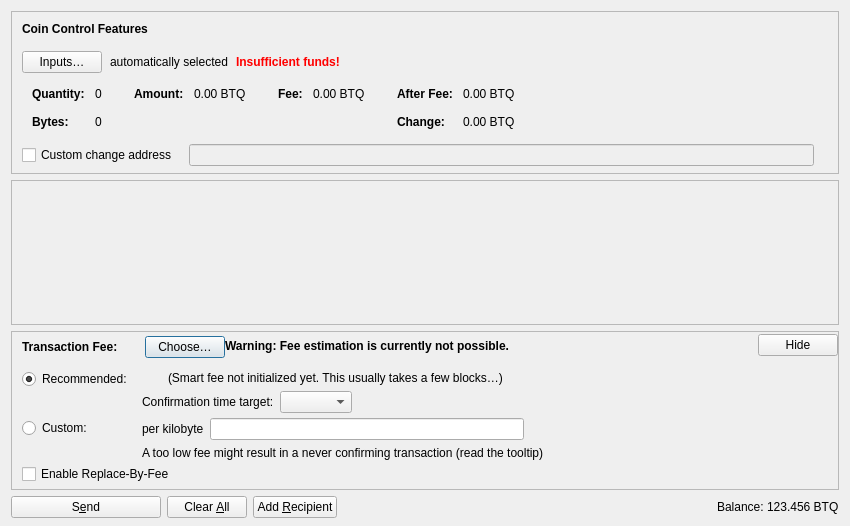
<?xml version="1.0" encoding="UTF-8"?>
<ui version="4.0">
 <class>SendCoinsDialog</class>
 <widget class="QDialog" name="SendCoinsDialog">
  <property name="geometry">
   <rect>
    <x>0</x>
    <y>0</y>
    <width>850</width>
    <height>526</height>
   </rect>
  </property>
  <property name="windowTitle">
   <string>Send Coins</string>
  </property>
  <layout class="QVBoxLayout" name="verticalLayout" stretch="0,1,0,0">
   <property name="bottomMargin">
    <number>8</number>
   </property>
   <item>
    <widget class="QFrame" name="frameCoinControl">
     <property name="sizePolicy">
      <sizepolicy hsizetype="Expanding" vsizetype="Expanding">
       <horstretch>0</horstretch>
       <verstretch>0</verstretch>
      </sizepolicy>
     </property>
     <property name="maximumSize">
      <size>
       <width>16777215</width>
       <height>16777215</height>
      </size>
     </property>
     <property name="frameShape">
      <enum>QFrame::StyledPanel</enum>
     </property>
     <property name="frameShadow">
      <enum>QFrame::Sunken</enum>
     </property>
     <layout class="QVBoxLayout" name="verticalLayoutCoinControl2">
      <property name="spacing">
       <number>0</number>
      </property>
      <property name="leftMargin">
       <number>0</number>
      </property>
      <property name="topMargin">
       <number>0</number>
      </property>
      <property name="rightMargin">
       <number>0</number>
      </property>
      <property name="bottomMargin">
       <number>6</number>
      </property>
      <item>
       <layout class="QVBoxLayout" name="verticalLayoutCoinControl" stretch="0,0,0,0,1">
        <property name="spacing">
         <number>0</number>
        </property>
        <property name="leftMargin">
         <number>10</number>
        </property>
        <property name="topMargin">
         <number>10</number>
        </property>
        <item>
         <layout class="QHBoxLayout" name="horizontalLayoutCoinControl1">
          <property name="bottomMargin">
           <number>15</number>
          </property>
          <item>
           <widget class="QLabel" name="labelCoinControlFeatures">
            <property name="sizePolicy">
             <sizepolicy hsizetype="Preferred" vsizetype="Maximum">
              <horstretch>0</horstretch>
              <verstretch>0</verstretch>
             </sizepolicy>
            </property>
            <property name="font">
             <font>
              <weight>75</weight>
              <bold>true</bold>
             </font>
            </property>
            <property name="styleSheet">
             <string notr="true">font-weight:bold;</string>
            </property>
            <property name="text">
             <string>Coin Control Features</string>
            </property>
           </widget>
          </item>
         </layout>
        </item>
        <item>
         <layout class="QHBoxLayout" name="horizontalLayoutCoinControl2" stretch="0,0,0,0">
          <property name="spacing">
           <number>8</number>
          </property>
          <property name="bottomMargin">
           <number>10</number>
          </property>
          <item>
           <widget class="QPushButton" name="pushButtonCoinControl">
            <property name="styleSheet">
             <string notr="true"/>
            </property>
            <property name="text">
             <string>Inputs…</string>
            </property>
            <property name="autoDefault">
             <bool>false</bool>
            </property>
           </widget>
          </item>
          <item>
           <widget class="QLabel" name="labelCoinControlAutomaticallySelected">
            <property name="text">
             <string>automatically selected</string>
            </property>
            <property name="margin">
             <number>5</number>
            </property>
           </widget>
          </item>
          <item>
           <widget class="QLabel" name="labelCoinControlInsuffFunds">
            <property name="font">
             <font>
              <weight>75</weight>
              <bold>true</bold>
             </font>
            </property>
            <property name="styleSheet">
             <string notr="true">color:red;font-weight:bold;</string>
            </property>
            <property name="text">
             <string>Insufficient funds!</string>
            </property>
            <property name="margin">
             <number>5</number>
            </property>
           </widget>
          </item>
          <item>
           <spacer name="horizontalSpacerCoinControl">
            <property name="orientation">
             <enum>Qt::Horizontal</enum>
            </property>
            <property name="sizeHint" stdset="0">
             <size>
              <width>40</width>
              <height>1</height>
             </size>
            </property>
           </spacer>
          </item>
         </layout>
        </item>
        <item>
         <widget class="QWidget" name="widgetCoinControl" native="true">
          <property name="sizePolicy">
           <sizepolicy hsizetype="Preferred" vsizetype="Preferred">
            <horstretch>0</horstretch>
            <verstretch>0</verstretch>
           </sizepolicy>
          </property>
          <property name="minimumSize">
           <size>
            <width>0</width>
            <height>0</height>
           </size>
          </property>
          <property name="styleSheet">
           <string notr="true"/>
          </property>
          <layout class="QHBoxLayout" name="horizontalLayoutCoinControl5">
           <property name="leftMargin">
            <number>0</number>
           </property>
           <property name="topMargin">
            <number>0</number>
           </property>
           <property name="rightMargin">
            <number>0</number>
           </property>
           <property name="bottomMargin">
            <number>0</number>
           </property>
           <item>
            <layout class="QHBoxLayout" name="horizontalLayoutCoinControl3" stretch="0,0,0,1">
             <property name="spacing">
              <number>20</number>
             </property>
             <property name="topMargin">
              <number>0</number>
             </property>
             <property name="bottomMargin">
              <number>10</number>
             </property>
             <item>
              <layout class="QFormLayout" name="formLayoutCoinControl1">
               <property name="labelAlignment">
                <set>Qt::AlignLeft|Qt::AlignVCenter</set>
               </property>
               <property name="horizontalSpacing">
                <number>10</number>
               </property>
               <property name="verticalSpacing">
                <number>14</number>
               </property>
               <property name="leftMargin">
                <number>10</number>
               </property>
               <property name="topMargin">
                <number>4</number>
               </property>
               <property name="rightMargin">
                <number>6</number>
               </property>
               <item row="0" column="0">
                <widget class="QLabel" name="labelCoinControlQuantityText">
                 <property name="font">
                  <font>
                   <weight>75</weight>
                   <bold>true</bold>
                  </font>
                 </property>
                 <property name="text">
                  <string>Quantity:</string>
                 </property>
                 <property name="margin">
                  <number>0</number>
                 </property>
                </widget>
               </item>
               <item row="0" column="1">
                <widget class="QLabel" name="labelCoinControlQuantity">
                 <property name="cursor">
                  <cursorShape>IBeamCursor</cursorShape>
                 </property>
                 <property name="contextMenuPolicy">
                  <enum>Qt::ActionsContextMenu</enum>
                 </property>
                 <property name="text">
                  <string notr="true">0</string>
                 </property>
                 <property name="margin">
                  <number>0</number>
                 </property>
                 <property name="textInteractionFlags">
                  <set>Qt::LinksAccessibleByMouse|Qt::TextSelectableByKeyboard|Qt::TextSelectableByMouse</set>
                 </property>
                </widget>
               </item>
               <item row="1" column="0">
                <widget class="QLabel" name="labelCoinControlBytesText">
                 <property name="font">
                  <font>
                   <weight>75</weight>
                   <bold>true</bold>
                  </font>
                 </property>
                 <property name="text">
                  <string>Bytes:</string>
                 </property>
                </widget>
               </item>
               <item row="1" column="1">
                <widget class="QLabel" name="labelCoinControlBytes">
                 <property name="cursor">
                  <cursorShape>IBeamCursor</cursorShape>
                 </property>
                 <property name="contextMenuPolicy">
                  <enum>Qt::ActionsContextMenu</enum>
                 </property>
                 <property name="text">
                  <string notr="true">0</string>
                 </property>
                 <property name="textInteractionFlags">
                  <set>Qt::LinksAccessibleByMouse|Qt::TextSelectableByKeyboard|Qt::TextSelectableByMouse</set>
                 </property>
                </widget>
               </item>
              </layout>
             </item>
             <item>
              <layout class="QFormLayout" name="formLayoutCoinControl2">
               <property name="horizontalSpacing">
                <number>10</number>
               </property>
               <property name="verticalSpacing">
                <number>14</number>
               </property>
               <property name="leftMargin">
                <number>6</number>
               </property>
               <property name="topMargin">
                <number>4</number>
               </property>
               <property name="rightMargin">
                <number>6</number>
               </property>
               <item row="0" column="0">
                <widget class="QLabel" name="labelCoinControlAmountText">
                 <property name="font">
                  <font>
                   <weight>75</weight>
                   <bold>true</bold>
                  </font>
                 </property>
                 <property name="text">
                  <string>Amount:</string>
                 </property>
                 <property name="margin">
                  <number>0</number>
                 </property>
                </widget>
               </item>
               <item row="0" column="1">
                <widget class="QLabel" name="labelCoinControlAmount">
                 <property name="cursor">
                  <cursorShape>IBeamCursor</cursorShape>
                 </property>
                 <property name="contextMenuPolicy">
                  <enum>Qt::ActionsContextMenu</enum>
                 </property>
                 <property name="text">
                  <string notr="true">0.00 BTQ</string>
                 </property>
                 <property name="textInteractionFlags">
                  <set>Qt::LinksAccessibleByMouse|Qt::TextSelectableByKeyboard|Qt::TextSelectableByMouse</set>
                 </property>
                </widget>
               </item>
              </layout>
             </item>
             <item>
              <layout class="QFormLayout" name="formLayoutCoinControl3">
               <property name="horizontalSpacing">
                <number>10</number>
               </property>
               <property name="verticalSpacing">
                <number>14</number>
               </property>
               <property name="leftMargin">
                <number>6</number>
               </property>
               <property name="topMargin">
                <number>4</number>
               </property>
               <property name="rightMargin">
                <number>6</number>
               </property>
               <item row="0" column="0">
                <widget class="QLabel" name="labelCoinControlFeeText">
                 <property name="font">
                  <font>
                   <weight>75</weight>
                   <bold>true</bold>
                  </font>
                 </property>
                 <property name="text">
                  <string>Fee:</string>
                 </property>
                 <property name="margin">
                  <number>0</number>
                 </property>
                </widget>
               </item>
               <item row="0" column="1">
                <widget class="QLabel" name="labelCoinControlFee">
                 <property name="cursor">
                  <cursorShape>IBeamCursor</cursorShape>
                 </property>
                 <property name="contextMenuPolicy">
                  <enum>Qt::ActionsContextMenu</enum>
                 </property>
                 <property name="text">
                  <string notr="true">0.00 BTQ</string>
                 </property>
                 <property name="textInteractionFlags">
                  <set>Qt::LinksAccessibleByMouse|Qt::TextSelectableByKeyboard|Qt::TextSelectableByMouse</set>
                 </property>
                </widget>
               </item>
              </layout>
             </item>
             <item>
              <layout class="QFormLayout" name="formLayoutCoinControl4">
               <property name="labelAlignment">
                <set>Qt::AlignLeft|Qt::AlignVCenter</set>
               </property>
               <property name="horizontalSpacing">
                <number>10</number>
               </property>
               <property name="verticalSpacing">
                <number>14</number>
               </property>
               <property name="leftMargin">
                <number>6</number>
               </property>
               <property name="topMargin">
                <number>4</number>
               </property>
               <property name="rightMargin">
                <number>6</number>
               </property>
               <item row="0" column="0">
                <widget class="QLabel" name="labelCoinControlAfterFeeText">
                 <property name="font">
                  <font>
                   <weight>75</weight>
                   <bold>true</bold>
                  </font>
                 </property>
                 <property name="text">
                  <string>After Fee:</string>
                 </property>
                 <property name="margin">
                  <number>0</number>
                 </property>
                </widget>
               </item>
               <item row="0" column="1">
                <widget class="QLabel" name="labelCoinControlAfterFee">
                 <property name="cursor">
                  <cursorShape>IBeamCursor</cursorShape>
                 </property>
                 <property name="contextMenuPolicy">
                  <enum>Qt::ActionsContextMenu</enum>
                 </property>
                 <property name="text">
                  <string notr="true">0.00 BTQ</string>
                 </property>
                 <property name="textInteractionFlags">
                  <set>Qt::LinksAccessibleByMouse|Qt::TextSelectableByKeyboard|Qt::TextSelectableByMouse</set>
                 </property>
                </widget>
               </item>
               <item row="1" column="0">
                <widget class="QLabel" name="labelCoinControlChangeText">
                 <property name="font">
                  <font>
                   <weight>75</weight>
                   <bold>true</bold>
                  </font>
                 </property>
                 <property name="text">
                  <string>Change:</string>
                 </property>
                </widget>
               </item>
               <item row="1" column="1">
                <widget class="QLabel" name="labelCoinControlChange">
                 <property name="cursor">
                  <cursorShape>IBeamCursor</cursorShape>
                 </property>
                 <property name="contextMenuPolicy">
                  <enum>Qt::ActionsContextMenu</enum>
                 </property>
                 <property name="text">
                  <string notr="true">0.00 BTQ</string>
                 </property>
                 <property name="textInteractionFlags">
                  <set>Qt::LinksAccessibleByMouse|Qt::TextSelectableByKeyboard|Qt::TextSelectableByMouse</set>
                 </property>
                </widget>
               </item>
              </layout>
             </item>
            </layout>
           </item>
          </layout>
         </widget>
        </item>
        <item>
         <layout class="QHBoxLayout" name="horizontalLayoutCoinControl4" stretch="0,0,0">
          <property name="spacing">
           <number>12</number>
          </property>
          <property name="sizeConstraint">
           <enum>QLayout::SetDefaultConstraint</enum>
          </property>
          <property name="topMargin">
           <number>5</number>
          </property>
          <property name="rightMargin">
           <number>5</number>
          </property>
          <item>
           <widget class="QCheckBox" name="checkBoxCoinControlChange">
            <property name="toolTip">
             <string>If this is activated, but the change address is empty or invalid, change will be sent to a newly generated address.</string>
            </property>
            <property name="text">
             <string>Custom change address</string>
            </property>
           </widget>
          </item>
          <item>
           <widget class="QValidatedLineEdit" name="lineEditCoinControlChange">
            <property name="enabled">
             <bool>false</bool>
            </property>
            <property name="sizePolicy">
             <sizepolicy hsizetype="Expanding" vsizetype="Fixed">
              <horstretch>0</horstretch>
              <verstretch>0</verstretch>
             </sizepolicy>
            </property>
           </widget>
          </item>
          <item>
           <widget class="QLabel" name="labelCoinControlChangeLabel">
            <property name="sizePolicy">
             <sizepolicy hsizetype="Preferred" vsizetype="Expanding">
              <horstretch>0</horstretch>
              <verstretch>0</verstretch>
             </sizepolicy>
            </property>
            <property name="minimumSize">
             <size>
              <width>0</width>
              <height>0</height>
             </size>
            </property>
            <property name="text">
             <string/>
            </property>
            <property name="margin">
             <number>3</number>
            </property>
           </widget>
          </item>
         </layout>
        </item>
        <item>
         <spacer name="verticalSpacerCoinControl">
          <property name="orientation">
           <enum>Qt::Vertical</enum>
          </property>
          <property name="sizeHint" stdset="0">
           <size>
            <width>800</width>
            <height>1</height>
           </size>
          </property>
         </spacer>
        </item>
       </layout>
      </item>
     </layout>
    </widget>
   </item>
   <item>
    <widget class="QScrollArea" name="scrollArea">
     <property name="widgetResizable">
      <bool>true</bool>
     </property>
     <widget class="QWidget" name="scrollAreaWidgetContents">
      <property name="geometry">
       <rect>
        <x>0</x>
        <y>0</y>
        <width>830</width>
        <height>104</height>
       </rect>
      </property>
      <layout class="QVBoxLayout" name="verticalLayout_2" stretch="0,1">
       <property name="leftMargin">
        <number>0</number>
       </property>
       <property name="topMargin">
        <number>0</number>
       </property>
       <property name="rightMargin">
        <number>0</number>
       </property>
       <property name="bottomMargin">
        <number>0</number>
       </property>
       <item>
        <layout class="QVBoxLayout" name="entries">
         <property name="spacing">
          <number>6</number>
         </property>
        </layout>
       </item>
       <item>
        <spacer name="verticalSpacer">
         <property name="orientation">
          <enum>Qt::Vertical</enum>
         </property>
         <property name="sizeHint" stdset="0">
          <size>
           <width>20</width>
           <height>40</height>
          </size>
         </property>
        </spacer>
       </item>
      </layout>
     </widget>
    </widget>
   </item>
   <item>
    <widget class="QFrame" name="frameFee">
     <property name="sizePolicy">
      <sizepolicy hsizetype="Expanding" vsizetype="Expanding">
       <horstretch>0</horstretch>
       <verstretch>0</verstretch>
      </sizepolicy>
     </property>
     <property name="maximumSize">
      <size>
       <width>16777215</width>
       <height>16777215</height>
      </size>
     </property>
     <property name="frameShape">
      <enum>QFrame::StyledPanel</enum>
     </property>
     <property name="frameShadow">
      <enum>QFrame::Sunken</enum>
     </property>
     <layout class="QVBoxLayout" name="verticalLayoutFee1">
      <property name="spacing">
       <number>0</number>
      </property>
      <property name="leftMargin">
       <number>0</number>
      </property>
      <property name="topMargin">
       <number>0</number>
      </property>
      <property name="rightMargin">
       <number>0</number>
      </property>
      <property name="bottomMargin">
       <number>0</number>
      </property>
      <item>
       <layout class="QVBoxLayout" name="verticalLayoutFee2" stretch="0,0,0">
        <property name="spacing">
         <number>0</number>
        </property>
        <property name="leftMargin">
         <number>10</number>
        </property>
        <property name="topMargin">
         <number>0</number>
        </property>
        <item>
         <layout class="QHBoxLayout" name="horizontalLayoutFee1">
          <property name="bottomMargin">
           <number>0</number>
          </property>
          <item>
           <layout class="QVBoxLayout" name="verticalLayoutFee7">
            <property name="spacing">
             <number>0</number>
            </property>
            <item>
             <spacer name="verticalSpacerSmartFee">
              <property name="orientation">
               <enum>Qt::Vertical</enum>
              </property>
              <property name="sizeType">
               <enum>QSizePolicy::Fixed</enum>
              </property>
              <property name="sizeHint" stdset="0">
               <size>
                <width>1</width>
                <height>4</height>
               </size>
              </property>
             </spacer>
            </item>
            <item>
             <layout class="QHBoxLayout" name="horizontalLayoutSmartFee">
              <property name="spacing">
               <number>10</number>
              </property>
              <item>
               <widget class="QLabel" name="labelFeeHeadline">
                <property name="sizePolicy">
                 <sizepolicy hsizetype="Preferred" vsizetype="Maximum">
                  <horstretch>0</horstretch>
                  <verstretch>0</verstretch>
                 </sizepolicy>
                </property>
                <property name="font">
                 <font>
                  <weight>75</weight>
                  <bold>true</bold>
                 </font>
                </property>
                <property name="styleSheet">
                 <string notr="true">font-weight:bold;</string>
                </property>
                <property name="text">
                 <string>Transaction Fee:</string>
                </property>
               </widget>
              </item>
              <item>
               <widget class="QLabel" name="labelFeeMinimized">
                <property name="text">
                 <string/>
                </property>
               </widget>
              </item>
              <item>
               <widget class="QPushButton" name="buttonChooseFee">
                <property name="text">
                 <string>Choose…</string>
                </property>
               </widget>
              </item>
             </layout>
            </item>
            <item>
             <spacer name="verticalSpacer_5">
              <property name="orientation">
               <enum>Qt::Vertical</enum>
              </property>
              <property name="sizeHint" stdset="0">
               <size>
                <width>1</width>
                <height>1</height>
               </size>
              </property>
             </spacer>
            </item>
           </layout>
          </item>
          <item>
           <widget class="QLabel" name="fallbackFeeWarningLabel">
            <property name="toolTip">
             <string>Using the fallbackfee can result in sending a transaction that will take several hours or days (or never) to confirm. Consider choosing your fee manually or wait until you have validated the complete chain.</string>
            </property>
            <property name="font">
            <font>
                <weight>75</weight>
                <bold>true</bold>
            </font>
            </property>
            <property name="text">
             <string>Warning: Fee estimation is currently not possible.</string>
            </property>
            <property name="wordWrap">
             <bool>false</bool>
            </property>
           </widget>
          </item>
          <item>
           <spacer name="horizontalSpacer_4">
            <property name="orientation">
             <enum>Qt::Horizontal</enum>
            </property>
            <property name="sizeType">
             <enum>QSizePolicy::MinimumExpanding</enum>
            </property>
            <property name="sizeHint" stdset="0">
             <size>
              <width>40</width>
              <height>20</height>
             </size>
            </property>
           </spacer>
          </item>
          <item>
           <widget class="QPushButton" name="buttonMinimizeFee">
            <property name="toolTip">
             <string>Hide transaction fee settings</string>
            </property>
            <property name="text">
             <string>Hide</string>
            </property>
           </widget>
          </item>
         </layout>
        </item>
        <item>
         <widget class="QFrame" name="frameFeeSelection">
          <layout class="QVBoxLayout" name="verticalLayoutFee12">
           <property name="spacing">
            <number>0</number>
           </property>
           <property name="leftMargin">
            <number>0</number>
           </property>
           <property name="topMargin">
            <number>0</number>
           </property>
           <property name="rightMargin">
            <number>0</number>
           </property>
           <property name="bottomMargin">
            <number>0</number>
           </property>
           <item>
            <layout class="QGridLayout" name="gridLayoutFee">
             <property name="topMargin">
              <number>10</number>
             </property>
             <property name="bottomMargin">
              <number>4</number>
             </property>
             <property name="horizontalSpacing">
              <number>10</number>
             </property>
             <property name="verticalSpacing">
              <number>4</number>
             </property>
             <item row="1" column="1">
              <layout class="QVBoxLayout" name="verticalLayoutFee8">
               <property name="spacing">
                <number>6</number>
               </property>
               <item>
                <layout class="QHBoxLayout" name="horizontalLayoutFee13">
                 <item>
                  <widget class="QLabel" name="labelCustomPerKilobyte">
                   <property name="toolTip">
                    <string>Specify a custom fee per kB (1,000 bytes) of the transaction's virtual size.

Note:  Since the fee is calculated on a per-byte basis, a fee rate of "100 satoshis per kvB" for a transaction size of 500 virtual bytes (half of 1 kvB) would ultimately yield a fee of only 50 satoshis.</string>
                   </property>
                   <property name="text">
                    <string>per kilobyte</string>
                   </property>
                  </widget>
                 </item>
                 <item>
                  <widget class="BTQAmountField" name="customFee"/>
                 </item>
                 <item>
                  <spacer name="horizontalSpacer_6">
                   <property name="orientation">
                    <enum>Qt::Horizontal</enum>
                   </property>
                   <property name="sizeHint" stdset="0">
                    <size>
                     <width>1</width>
                     <height>1</height>
                    </size>
                   </property>
                  </spacer>
                 </item>
                </layout>
               </item>
               <item>
                <layout class="QHBoxLayout" name="horizontalLayoutFee8">
                 <item>
                  <widget class="QLabel" name="labelCustomFeeWarning">
                   <property name="enabled">
                    <bool>true</bool>
                   </property>
                   <property name="toolTip">
                    <string>When there is less transaction volume than space in the blocks, miners as well as relaying nodes may enforce a minimum fee. Paying only this minimum fee is just fine, but be aware that this can result in a never confirming transaction once there is more demand for btq transactions than the network can process.</string>
                   </property>
                   <property name="text">
                    <string>A too low fee might result in a never confirming transaction (read the tooltip)</string>
                   </property>
                  </widget>
                 </item>
                 <item>
                  <spacer name="horizontalSpacer_2">
                   <property name="orientation">
                    <enum>Qt::Horizontal</enum>
                   </property>
                   <property name="sizeHint" stdset="0">
                    <size>
                     <width>1</width>
                     <height>1</height>
                    </size>
                   </property>
                  </spacer>
                 </item>
                </layout>
               </item>
              </layout>
             </item>
             <item row="0" column="0">
              <layout class="QVBoxLayout" name="verticalLayoutFee4" stretch="0,1">
               <item>
                <widget class="QRadioButton" name="radioSmartFee">
                 <property name="text">
                  <string>Recommended:</string>
                 </property>
                 <property name="checked">
                  <bool>true</bool>
                 </property>
                 <attribute name="buttonGroup">
                  <string notr="true">groupFee</string>
                 </attribute>
                </widget>
               </item>
               <item>
                <spacer name="verticalSpacer_2">
                 <property name="orientation">
                  <enum>Qt::Vertical</enum>
                 </property>
                 <property name="sizeHint" stdset="0">
                  <size>
                   <width>1</width>
                   <height>1</height>
                  </size>
                 </property>
                </spacer>
               </item>
              </layout>
             </item>
             <item row="1" column="0">
              <layout class="QVBoxLayout" name="verticalLayoutFee9" stretch="0,1">
               <item>
                <widget class="QRadioButton" name="radioCustomFee">
                 <property name="text">
                  <string>Custom:</string>
                 </property>
                 <attribute name="buttonGroup">
                  <string notr="true">groupFee</string>
                 </attribute>
                </widget>
               </item>
               <item>
                <spacer name="verticalSpacer_6">
                 <property name="orientation">
                  <enum>Qt::Vertical</enum>
                 </property>
                 <property name="sizeHint" stdset="0">
                  <size>
                   <width>1</width>
                   <height>1</height>
                  </size>
                 </property>
                </spacer>
               </item>
              </layout>
             </item>
             <item row="0" column="1">
              <layout class="QVBoxLayout" name="verticalLayoutFee3" stretch="0,0,1">
               <property name="spacing">
                <number>6</number>
               </property>
               <property name="topMargin">
                <number>2</number>
               </property>
               <item>
                <layout class="QHBoxLayout" name="horizontalLayoutFee12">
                 <item>
                  <widget class="QLabel" name="labelSmartFee">
                   <property name="text">
                    <string/>
                   </property>
                  </widget>
                 </item>
                 <item>
                  <widget class="QLabel" name="labelFeeEstimation">
                   <property name="text">
                    <string/>
                   </property>
                  </widget>
                 </item>
                 <item>
                  <widget class="QLabel" name="labelSmartFee2">
                   <property name="text">
                    <string>(Smart fee not initialized yet. This usually takes a few blocks…)</string>
                   </property>
                  </widget>
                 </item>
                 <item>
                  <spacer name="horizontalSpacer_5">
                   <property name="orientation">
                    <enum>Qt::Horizontal</enum>
                   </property>
                   <property name="sizeHint" stdset="0">
                    <size>
                     <width>1</width>
                     <height>1</height>
                    </size>
                   </property>
                  </spacer>
                 </item>
                </layout>
               </item>
               <item>
                <layout class="QHBoxLayout" name="horizontalLayoutFee9">
                 <item>
                  <layout class="QVBoxLayout" name="verticalLayoutFee6">
                   <item>
                    <widget class="QLabel" name="labelSmartFee3">
                     <property name="text">
                      <string>Confirmation time target:</string>
                     </property>
                    </widget>
                   </item>
                  </layout>
                 </item>
                 <item>
                  <layout class="QVBoxLayout" name="verticalLayoutFee5">
                   <property name="rightMargin">
                    <number>30</number>
                   </property>
                   <item>
                    <layout class="QHBoxLayout" name="horizontalLayoutConfTarget">
                     <property name="bottomMargin">
                      <number>0</number>
                     </property>
                     <item>
                      <widget class="QComboBox" name="confTargetSelector"/>
                     </item>
                     <item>
                      <spacer name="horizontalSpacerConfTarget">
                       <property name="orientation">
                        <enum>Qt::Horizontal</enum>
                       </property>
                       <property name="sizeHint" stdset="0">
                        <size>
                         <width>40</width>
                         <height>20</height>
                        </size>
                       </property>
                      </spacer>
                     </item>
                    </layout>
                   </item>
                  </layout>
                 </item>
                </layout>
               </item>
               <item>
                <spacer name="verticalSpacer_4">
                 <property name="orientation">
                  <enum>Qt::Vertical</enum>
                 </property>
                 <property name="sizeHint" stdset="0">
                  <size>
                   <width>1</width>
                   <height>1</height>
                  </size>
                 </property>
                </spacer>
               </item>
              </layout>
             </item>
            </layout>
           </item>
           <item>
            <widget class="QCheckBox" name="optInRBF">
             <property name="text">
              <string>Enable Replace-By-Fee</string>
             </property>
             <property name="toolTip">
              <string>With Replace-By-Fee (BIP-125) you can increase a transaction's fee after it is sent. Without this, a higher fee may be recommended to compensate for increased transaction delay risk.</string>
             </property>
            </widget>
           </item>
          </layout>
         </widget>
        </item>
        <item>
         <spacer name="verticalSpacerFee">
          <property name="orientation">
           <enum>Qt::Vertical</enum>
          </property>
          <property name="sizeHint" stdset="0">
           <size>
            <width>40</width>
            <height>5</height>
           </size>
          </property>
         </spacer>
        </item>
       </layout>
      </item>
     </layout>
    </widget>
   </item>
   <item>
    <layout class="QHBoxLayout" name="horizontalLayout">
     <item>
      <widget class="QPushButton" name="sendButton">
       <property name="minimumSize">
        <size>
         <width>150</width>
         <height>0</height>
        </size>
       </property>
       <property name="toolTip">
        <string>Confirm the send action</string>
       </property>
       <property name="text">
        <string>S&amp;end</string>
       </property>
       <property name="icon">
        <iconset resource="../btq.qrc">
         <normaloff>:/icons/send</normaloff>:/icons/send</iconset>
       </property>
       <property name="autoDefault">
        <bool>false</bool>
       </property>
       <property name="default">
        <bool>false</bool>
       </property>
      </widget>
     </item>
     <item>
      <widget class="QPushButton" name="clearButton">
       <property name="sizePolicy">
        <sizepolicy hsizetype="Minimum" vsizetype="Fixed">
         <horstretch>0</horstretch>
         <verstretch>0</verstretch>
        </sizepolicy>
       </property>
       <property name="toolTip">
        <string>Clear all fields of the form.</string>
       </property>
       <property name="text">
        <string>Clear &amp;All</string>
       </property>
       <property name="icon">
        <iconset resource="../btq.qrc">
         <normaloff>:/icons/remove</normaloff>:/icons/remove</iconset>
       </property>
       <property name="autoDefault">
        <bool>false</bool>
       </property>
      </widget>
     </item>
     <item>
      <widget class="QPushButton" name="addButton">
       <property name="toolTip">
        <string>Send to multiple recipients at once</string>
       </property>
       <property name="text">
        <string>Add &amp;Recipient</string>
       </property>
       <property name="icon">
        <iconset resource="../btq.qrc">
         <normaloff>:/icons/add</normaloff>:/icons/add</iconset>
       </property>
       <property name="autoDefault">
        <bool>false</bool>
       </property>
      </widget>
     </item>
     <item>
      <spacer name="horizontalSpacer">
       <property name="orientation">
        <enum>Qt::Horizontal</enum>
       </property>
       <property name="sizeHint" stdset="0">
        <size>
         <width>40</width>
         <height>20</height>
        </size>
       </property>
      </spacer>
     </item>
     <item>
      <layout class="QHBoxLayout" name="horizontalLayout_2">
       <property name="spacing">
        <number>3</number>
       </property>
       <item>
        <widget class="QLabel" name="labelBalanceName">
         <property name="sizePolicy">
          <sizepolicy hsizetype="Preferred" vsizetype="Fixed">
           <horstretch>0</horstretch>
           <verstretch>0</verstretch>
          </sizepolicy>
         </property>
         <property name="text">
          <string>Balance:</string>
         </property>
        </widget>
       </item>
       <item>
        <widget class="QLabel" name="labelBalance">
         <property name="sizePolicy">
          <sizepolicy hsizetype="Preferred" vsizetype="Fixed">
           <horstretch>0</horstretch>
           <verstretch>0</verstretch>
          </sizepolicy>
         </property>
         <property name="cursor">
          <cursorShape>IBeamCursor</cursorShape>
         </property>
         <property name="text">
          <string notr="true">123.456 BTQ</string>
         </property>
         <property name="textInteractionFlags">
          <set>Qt::LinksAccessibleByMouse|Qt::TextSelectableByKeyboard|Qt::TextSelectableByMouse</set>
         </property>
        </widget>
       </item>
      </layout>
     </item>
    </layout>
   </item>
  </layout>
 </widget>
 <customwidgets>
  <customwidget>
   <class>QValidatedLineEdit</class>
   <extends>QLineEdit</extends>
   <header>qt/qvalidatedlineedit.h</header>
  </customwidget>
  <customwidget>
   <class>BTQAmountField</class>
   <extends>QLineEdit</extends>
   <header>qt/btqamountfield.h</header>
   <container>1</container>
  </customwidget>
 </customwidgets>
 <resources>
  <include location="../btq.qrc"/>
 </resources>
 <connections/>
 <buttongroups>
  <buttongroup name="groupFee"/>
 </buttongroups>
</ui>
